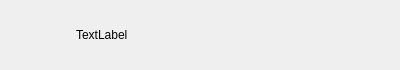
<?xml version="1.0" encoding="UTF-8"?>
<ui version="4.0">
 <class>ConUserItem</class>
 <widget class="QWidget" name="ConUserItem">
  <property name="geometry">
   <rect>
    <x>0</x>
    <y>0</y>
    <width>400</width>
    <height>70</height>
   </rect>
  </property>
  <property name="minimumSize">
   <size>
    <width>0</width>
    <height>70</height>
   </size>
  </property>
  <property name="maximumSize">
   <size>
    <width>16777215</width>
    <height>70</height>
   </size>
  </property>
  <property name="windowTitle">
   <string>Form</string>
  </property>
  <layout class="QHBoxLayout" name="horizontalLayout">
   <property name="spacing">
    <number>5</number>
   </property>
   <property name="topMargin">
    <number>2</number>
   </property>
   <property name="bottomMargin">
    <number>2</number>
   </property>
   <item>
    <widget class="QWidget" name="widget" native="true">
     <property name="minimumSize">
      <size>
       <width>60</width>
       <height>60</height>
      </size>
     </property>
     <property name="maximumSize">
      <size>
       <width>60</width>
       <height>60</height>
      </size>
     </property>
     <widget class="QLabel" name="icon_label">
      <property name="geometry">
       <rect>
        <x>0</x>
        <y>10</y>
        <width>45</width>
        <height>45</height>
       </rect>
      </property>
      <property name="minimumSize">
       <size>
        <width>45</width>
        <height>45</height>
       </size>
      </property>
      <property name="maximumSize">
       <size>
        <width>45</width>
        <height>45</height>
       </size>
      </property>
      <property name="text">
       <string/>
      </property>
     </widget>
     <widget class="QLabel" name="red_point">
      <property name="geometry">
       <rect>
        <x>27</x>
        <y>2</y>
        <width>30</width>
        <height>30</height>
       </rect>
      </property>
      <property name="minimumSize">
       <size>
        <width>30</width>
        <height>30</height>
       </size>
      </property>
      <property name="maximumSize">
       <size>
        <width>30</width>
        <height>30</height>
       </size>
      </property>
      <property name="text">
       <string/>
      </property>
     </widget>
    </widget>
   </item>
   <item>
    <widget class="QLabel" name="user_name_label">
     <property name="text">
      <string>TextLabel</string>
     </property>
    </widget>
   </item>
  </layout>
 </widget>
 <resources/>
 <connections/>
</ui>
